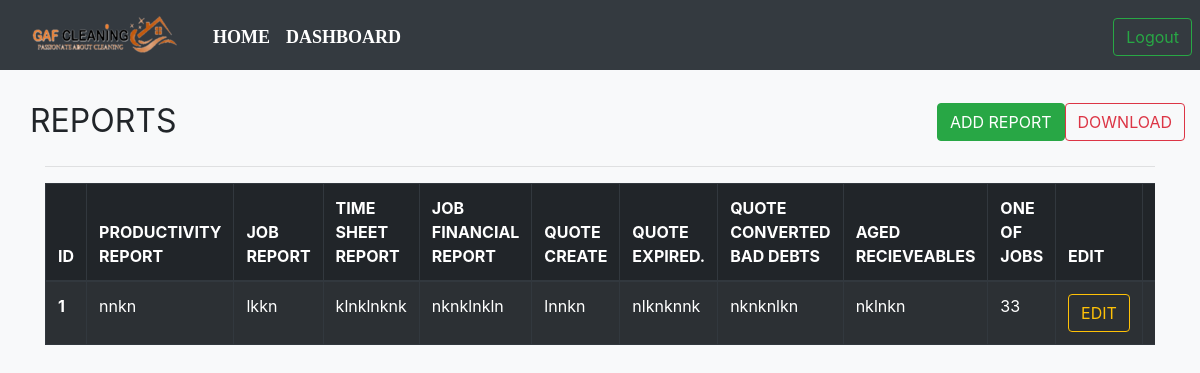
The page /reports/ on the database its author committed.
### pages/models.py (models this page shows)
class Report(models.Model):
    productivity_report = models.CharField(max_length=100)
    job_report = models.CharField(max_length=100)
    time_sheet_report = models.CharField(max_length=100)
    job_financial_report = models.CharField(max_length=100)
    quote_create = models.CharField(max_length=100)
    quote_expired = models.CharField(max_length=100)
    quote_converted_bad_debts = models.CharField(max_length=100)
    aged_recievables = models.CharField(max_length=100)
    one_of_jobs = models.CharField(max_length=100)
    def editURL(self):
        return reverse("editReport", kwargs={"rep_id":self.id})
    def deleteURL(self):
        return reverse("deleteReport", kwargs={"rep_id":self.id})
    def downloadURL(self):
        return reverse("downloadReport", kwargs={"rep_id":self.id})

### pages/views.py (the view)
# urls.py: path("reports/" ,reportsView, name="reports"),
def reportsView(request):
    objs = Report.objects.all()
    context = {
        "objs":objs
    }
    return render(request, "reports.html", context)

### templates/reports.html (shortened to what this page needs)
{% load static %}
<!DOCTYPE html>
<html lang="en">
<head>
    <link rel="stylesheet" href="{% static 'header.css' %}">
    <link rel="stylesheet" href="https://cdnjs.cloudflare.com/ajax/libs/animate.css/3.7.2/animate.min.css">
    <link rel="stylesheet" href="https://maxcdn.bootstrapcdn.com/bootstrap/4.0.0/css/bootstrap.min.css" >
</head>
<body class="bg-light">
  <nav class="navbar navbar-expand-lg navbar-dark bg-dark">
  <div class="container-fluid mt-1">
    <a href="{% url 'home' %}" class="pull-left" ><img src="{% static 'images/logo1.png' %}"></a>
    <div class="collapse navbar-collapse" id="navbarSupportedContent">
      <ul class="navbar-nav me-auto mb-2 mb-lg-0 mx-4">
        <li class="nav-item">
          <a class="nav-link active" aria-current="page" href="{% url 'home' %}">Home</a>
        </li>
        <li class="nav-item">
          <a class="nav-link active" aria-current="page" href="{% url 'dashboard' %}">Dashboard</a>
        </li>
	    </ul>
        <div class="btn-group mx-2" role="group" aria-label="Basic outlined example"  style="position: absolute; right: 0;">
          <a href="{% url 'logout' %}"><button type="button" class="btn btn-outline-success">Logout</button></a>
        </div>
    </div>
  </div>
</nav>
<div class="container">
    <br />
    <div class="row" style="justify-content: space-between;">
    <h1> <b> <small>REPORTS</small></b> </h1>
    <div class="row">
   <div class="modal-dialog-centered">
    <a href="{% url 'addReport' %}"><button type="button" class="btn btn-success">ADD REPORT</button></a>
</div>
<div class="modal-dialog-centered">
  <a href="{% url 'downloadReports' %}"><button type="button" class="btn btn-outline-danger">DOWNLOAD</button></a>
</div>
</div>
</div>
<hr />
    <div class="table-responsive">
    <table class="table-bordered table-hover table table-dark table-striped">
        <thead>
        <tr>
            <th scope="col"> ID </th>
            <th scope="col"> PRODUCTIVITY REPORT </th>
            <th scope="col"> JOB REPORT </th>
            <th scope="col"> TIME SHEET REPORT </th>
            <th scope="col"> JOB FINANCIAL REPORT </th>
            <th scope="col"> QUOTE CREATE </th>
            <th scope="col"> QUOTE EXPIRED. </th>
            <th scope="col"> QUOTE CONVERTED BAD DEBTS </th>
            <th scope="col"> AGED RECIEVEABLES </th>
            <th scope="col"> ONE OF JOBS </th>
            <th scope="col"> EDIT </th>
            <th scope="col"> DELETE </th>
        </tr>
        </thead>
        <tbody>
        {% for obj in objs %}
        <tr class="w-100 h-25">
            <th scope="row"> {{obj.id}} </th>
            <td> {{obj.productivity_report}} </td>
            <td> {{ obj.job_report}} </td>
            <td> {{ obj.time_sheet_report }} </td>
            <td> {{ obj.job_financial_report }} </td>
            <td> {{ obj.quote_create }} </td>
            <td> {{ obj.quote_expired }} </td>
            <td> {{ obj.quote_converted_bad_debts }} </td>
            <td> {{ obj.aged_recievables }} </td>
            <td> {{ obj.one_of_jobs }} </td>
            <td> <a href="{{ obj.editURL }}"><button type="button" class="btn btn-outline-warning">EDIT</button></a>
            </td>
            <td> <a href="{{ obj.deleteURL }}"><button type="button" class="btn btn-outline-danger">DELETE</button></a>
            </td>
        </tr>
        {% endfor %}
        </tbody>
    </table>
</div>
</div>

### static/header.css (style rules this page uses)
.navbar-nav a { font-family: consolas; font-size: 18px; text-transform: uppercase; font-weight: bold; }
.navbar-nav { text-align: center; }
.nav-link { padding: .2rem 1rem; }
.w-100 { height: 100vh; }
button { color: #f06e03; padding: 10px 25px; background: transparent; border: 3px solid rgb(0, 0, 0); border-radius: 20px; outline: none; cursor: pointer; }
body { padding: 0; margin: 0; background-color: #17141d; color: white; font-family: 'DM Mono', monospace; }

### rows shown on the page
Report: id "1", productivity_report "nnkn", job_report "lkkn", time_sheet_report "klnklnknk", job_financial_report "nknklnkln", quote_create "lnnkn", quote_expired "nlknknnk", quote_converted_bad_debts "nknknlkn", aged_recievables "nklnkn", one_of_jobs "33"
